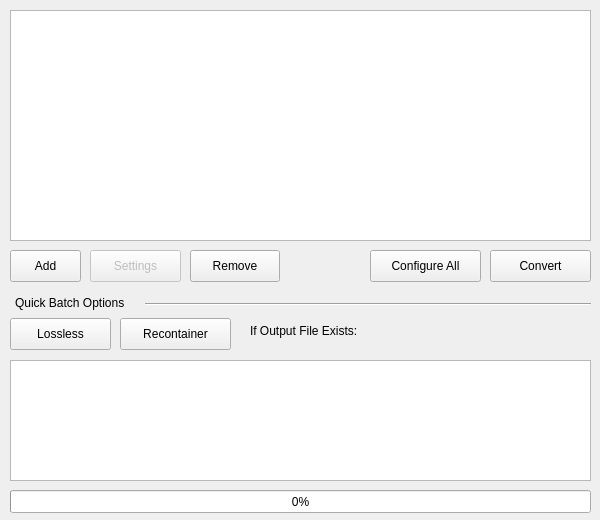
<?xml version="1.0" encoding="UTF-8"?>
<ui version="4.0">
 <class>AMVtool</class>
 <widget class="QMainWindow" name="AMVtool">
  <property name="geometry">
   <rect>
    <x>0</x>
    <y>0</y>
    <width>600</width>
    <height>520</height>
   </rect>
  </property>
  <property name="minimumSize">
   <size>
    <width>600</width>
    <height>520</height>
   </size>
  </property>
  <property name="maximumSize">
   <size>
    <width>600</width>
    <height>520</height>
   </size>
  </property>
  <property name="acceptDrops">
   <bool>false</bool>
  </property>
  <property name="windowTitle">
   <string>AMVtool (Beta 3)</string>
  </property>
  <widget class="QWidget" name="centralWidget">
   <widget class="QListWidget" name="fileList">
    <property name="geometry">
     <rect>
      <x>10</x>
      <y>10</y>
      <width>581</width>
      <height>231</height>
     </rect>
    </property>
    <property name="dragEnabled">
     <bool>false</bool>
    </property>
   </widget>
   <widget class="QPushButton" name="addFiles">
    <property name="geometry">
     <rect>
      <x>10</x>
      <y>250</y>
      <width>71</width>
      <height>32</height>
     </rect>
    </property>
    <property name="text">
     <string>Add</string>
    </property>
   </widget>
   <widget class="QPushButton" name="convertFiles">
    <property name="geometry">
     <rect>
      <x>490</x>
      <y>250</y>
      <width>101</width>
      <height>32</height>
     </rect>
    </property>
    <property name="text">
     <string>Convert</string>
    </property>
   </widget>
   <widget class="QPushButton" name="removeFiles">
    <property name="geometry">
     <rect>
      <x>190</x>
      <y>250</y>
      <width>90</width>
      <height>32</height>
     </rect>
    </property>
    <property name="text">
     <string>Remove</string>
    </property>
   </widget>
   <widget class="QTextEdit" name="textEdit">
    <property name="enabled">
     <bool>true</bool>
    </property>
    <property name="geometry">
     <rect>
      <x>10</x>
      <y>360</y>
      <width>581</width>
      <height>121</height>
     </rect>
    </property>
   </widget>
   <widget class="QPushButton" name="configEncSettings">
    <property name="enabled">
     <bool>false</bool>
    </property>
    <property name="geometry">
     <rect>
      <x>90</x>
      <y>250</y>
      <width>91</width>
      <height>32</height>
     </rect>
    </property>
    <property name="text">
     <string>Settings</string>
    </property>
   </widget>
   <widget class="QProgressBar" name="progressBar">
    <property name="geometry">
     <rect>
      <x>10</x>
      <y>490</y>
      <width>581</width>
      <height>23</height>
     </rect>
    </property>
    <property name="value">
     <number>0</number>
    </property>
    <property name="textVisible">
     <bool>true</bool>
    </property>
   </widget>
   <widget class="QPushButton" name="configAll">
    <property name="geometry">
     <rect>
      <x>370</x>
      <y>250</y>
      <width>111</width>
      <height>32</height>
     </rect>
    </property>
    <property name="text">
     <string>Configure All</string>
    </property>
   </widget>
   <widget class="QPushButton" name="recontainerAll">
    <property name="enabled">
     <bool>true</bool>
    </property>
    <property name="geometry">
     <rect>
      <x>120</x>
      <y>318</y>
      <width>111</width>
      <height>32</height>
     </rect>
    </property>
    <property name="text">
     <string>Recontainer</string>
    </property>
   </widget>
   <widget class="QPushButton" name="lossless">
    <property name="geometry">
     <rect>
      <x>10</x>
      <y>318</y>
      <width>101</width>
      <height>32</height>
     </rect>
    </property>
    <property name="text">
     <string>Lossless</string>
    </property>
   </widget>
   <widget class="QLabel" name="batchOptions">
    <property name="geometry">
     <rect>
      <x>15</x>
      <y>290</y>
      <width>131</width>
      <height>26</height>
     </rect>
    </property>
    <property name="text">
     <string>Quick Batch Options</string>
    </property>
   </widget>
   <widget class="QLabel" name="fileExists">
    <property name="geometry">
     <rect>
      <x>250</x>
      <y>318</y>
      <width>121</width>
      <height>26</height>
     </rect>
    </property>
    <property name="text">
     <string>If Output File Exists:</string>
    </property>
   </widget>
   <widget class="Line" name="line">
    <property name="geometry">
     <rect>
      <x>145</x>
      <y>303</y>
      <width>446</width>
      <height>3</height>
     </rect>
    </property>
    <property name="orientation">
     <enum>Qt::Horizontal</enum>
    </property>
   </widget>
   <widget class="QWidget" name="layoutWidget">
    <property name="geometry">
     <rect>
      <x>380</x>
      <y>320</y>
      <width>210</width>
      <height>21</height>
     </rect>
    </property>
    <layout class="QHBoxLayout" name="ifExists">
     <property name="leftMargin">
      <number>0</number>
     </property>
     <item>
      <widget class="QRadioButton" name="ask">
       <property name="text">
        <string>Ask</string>
       </property>
       <property name="checked">
        <bool>true</bool>
       </property>
      </widget>
     </item>
     <item>
      <widget class="QRadioButton" name="overwrite">
       <property name="text">
        <string>Overwrite</string>
       </property>
      </widget>
     </item>
     <item>
      <widget class="QRadioButton" name="skip">
       <property name="text">
        <string>Skip</string>
       </property>
      </widget>
     </item>
    </layout>
   </widget>
  </widget>
 </widget>
 <layoutdefault spacing="6" margin="11"/>
 <resources/>
 <connections/>
</ui>
